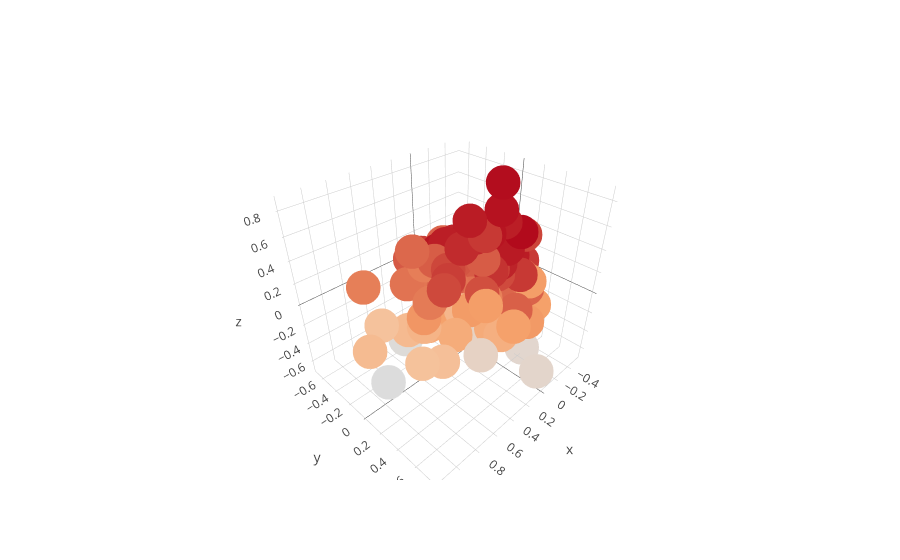

This figure's notebook cell:
### Code cell
py.iplot(fig, filename="test-graph")

### Figure 1 — Plotly figure (JSON) as saved in the notebook; plotly's stock layout.template omitted (floating-point values rounded to 4 significant figures; data arrays with more than 128 entries replaced by an {"elided": "..."} marker saying what was removed)
{"data": [{"marker": {"color": {"elided": "200 float values"}, "size": 12}, "mode": "markers", "text": {"elided": "200 str values"}, "type": "scatter3d", "uid": "d18931ed-9032-43ee-aa59-a70c10fd7c22", "x": {"elided": "200 float values"}, "y": {"elided": "200 float values"}, "z": {"elided": "200 float values"}}], "layout": {}}
